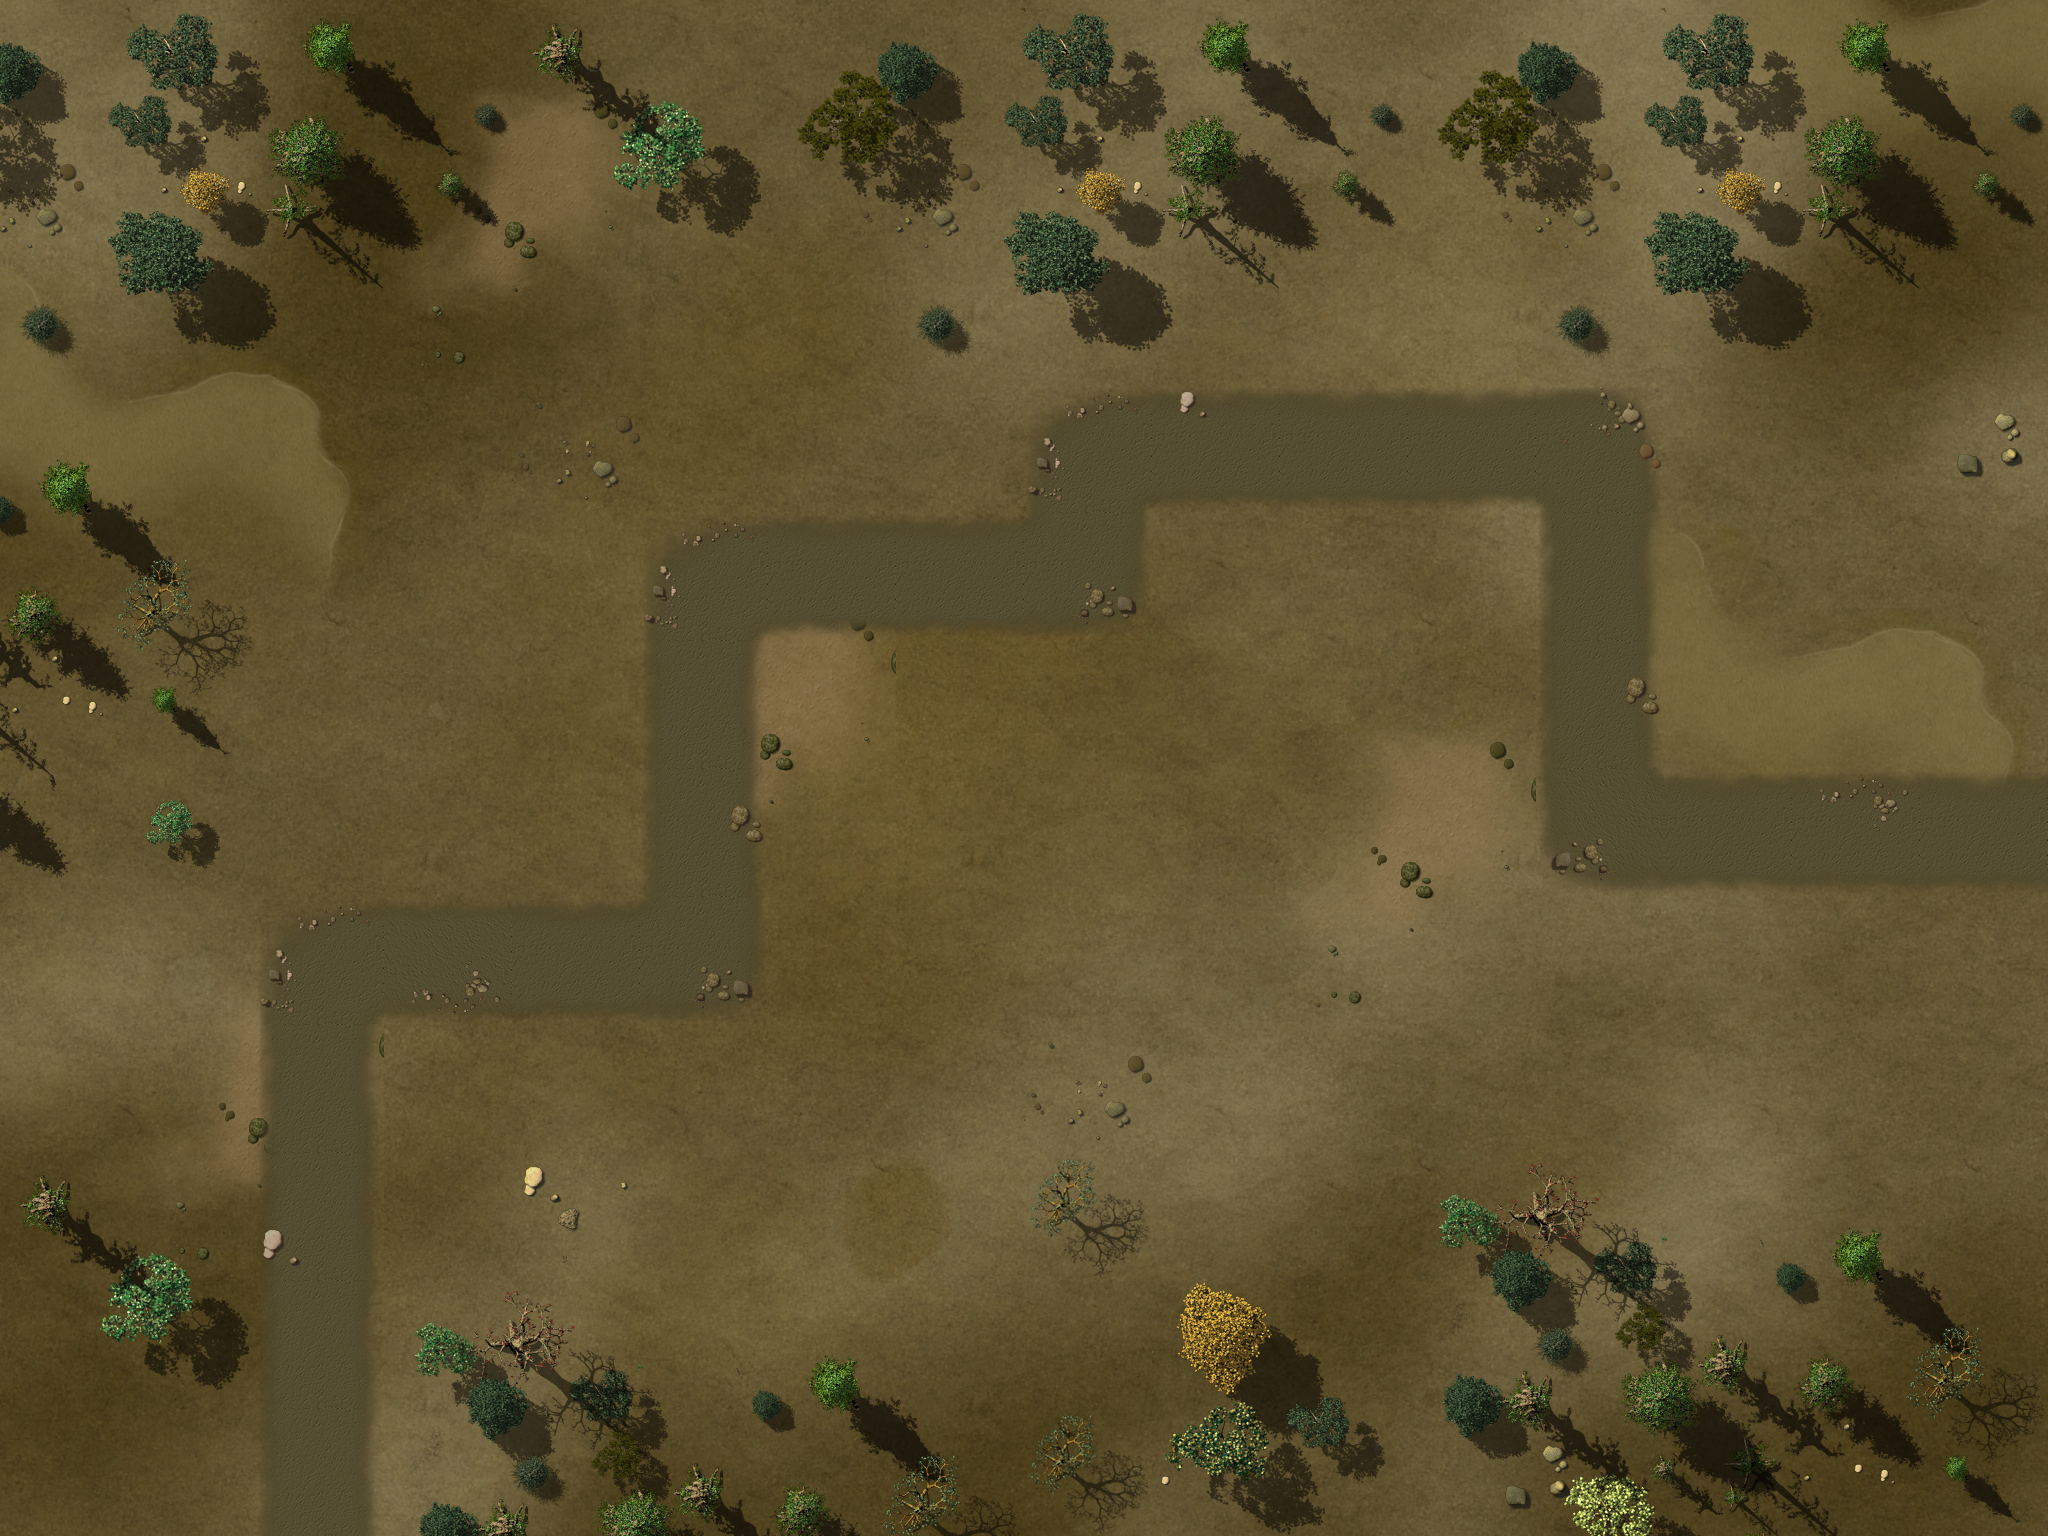

A level layout from a 2D game, rendered from its tile map. Below: a short description, then the map file with tile-grid data replaced by summaries:
An orthogonal 16x12 tile map with 128x128 px tiles, 4 tile layers (Ground, Objects1, Objects2, Path), 1 hidden layer not drawn, 3 tilesets and 15 objects.

<map version="1.0" orientation="orthogonal" width="16" height="12" tilewidth="128" tileheight="128">
 <properties>
<property name="wave01" value="1,1,1,1,1,1,1,1,1,1,1,1,1,1,1,2,2,1,1,1,1,1,1" />
<property name="wave02" value="1,2,1,1,1,2,10,10,10,2,10,10,1,1,2,2,1,1,10,10,10,10,10,2,2,1,1" />
<property name="wave03" value="1,1,1,2,4,4,1,1,1,4,1,2,1,2,1,1,4,4,1,1,2" />
<property name="wave04" value="1,2,1,1,1,2,3,10,10,10,2,10,10,1,1,2,2,1,1,10,10,10,10,10,2,2,1,1" />
<property name="wave05" value="10,10,10,10,10,10,10,10,10,10,10,10,10,10,10,10,10,10,10,10,10,10,10,10,10,10,10,10,10,10,10,10,10,10,10,10,10,10,10,10,10" />
<property name="wave06" value="10,10,10,10,10,10,10,10,1,1,1,2,2,4,4,4,10,10,10,10,4,10,2,1,1,10,10,10,10,4,4,2,10,1,1,1,1" />
<property name="wave07" value="4,2,4,2,4,2,1,2,1,4,10,10,10,3,10,10,10,4,4,4,2,4,10,10,10,1,1,10,1,10,10,1" />
<property name="wave08" value="1,1,1,1,10,10,10,2,4,2,4,1,1,1,10,10,10,10,1,1,1,2,2,4,4,2,10,10,10,10" />
<property name="wave09" value="1,1,10,10,3,10,10,10,2,10,10,1,1,4,2,4,1,1,1,1,1,4,2,10,10,10,10,1,1,1,1,1" />
<property name="wave10" value="10,10,10,10,10,10,10,10,10,10,10,10,10,10,10,10,10,10,10,10,10,10,10,100,10,10,10,10,10,10,10,10,10,10,10,10,10,1,1,1,1,10,10,10,10,10,10" />
<property name="wave11" value="4,2,4,2,4,2,1,2,1,4,10,10,10,10,10,10,4,4,4,2,4,10,10,10,1,1,10,1,10,10,1" />
<property name="wave12" value="10,10,10,10,10,10,3,10,10,10,10,10,10,10,10,10,10,10,10,10,10,10,10,10,10,10,2,10,1,1,1,1,3" />
<property name="wave13" value="2,3,4,1,1,1,1,2,2,4,4,1,1,2,1,1,4,2,4,1,1,1,1,1,3,1,1,1,1,5,5" />
<property name="wave14" value="10,10,10,10,10,10,3,10,10,10,5,5,5,5,1,1,1,10,10,10,10,3,10,5,5,5,5,2" />
<property name="wave15" value="3,1,10,10,10,10,10,10,10,10,10,10,10,1,1,1,1,4,4,2,3,10,10,10,10,10,10,1,1,1,5,5,5,5" />
<property name="wave16" value="10,10,10,10,10,3,10,10,10,1,1,1,2,2,4,4,4,10,10,10,10,4,10,2,1,1,10,10,10,10,4,4,2,10,1,1,1,1" />
<property name="wave17" value="10,10,10,1,10,10,10,1,10,10,10,10,10,1,10,10,10,10,10,10,1,10,10,1,10,10,10,10,1,10,10,10,10,2,10,10,2,10,10,2" />
<property name="wave18" value="2,10,10,10,3,10,10,10,10,4,4,4,4,2,5,5,5,5,1,1,1,1,10,10,10,2" />
<property name="wave19" value="5,4,2,1,5,4,2,1,5,4,3,2,1,5,1,5,2,4,2,1,10,10,10,2,1,1,1,5" />
<property name="wave20" value="1,1,3,1,5,5,5,5,1,2,5,1,1,1,5,5,5,5,1,1,1,1,101,10,10,10,3,1,1,1,4,1" />
<property name="wave21" value="10,10,10,1,10,10,10,1,10,10,10,10,10,1,10,10,10,10,10,10,1,10,10,1,10,10,10,10,1,10,10,10,10,2,10,10,2,10,10,2" />
<property name="wave22" value="6,7,7,2,2,2,4,1,4,1,4,4,2,1,1,1,7,7,7,2,5,5,5,4,9,9,3,1,1,3" />
<property name="wave23" value="7,7,6,4,4,4,3,1,1,1,2,5,5,5,6,1,3,2,2,7,7,5,5,5,4" />
<property name="wave24" value="3,1,2,1,1,1,2,10,10,10,2,10,10,1,1,2,2,1,1,10,10,10,10,10,2,2,1,1" />
<property name="wave25" value="3,10,10,10,10,10,6,10,4,4,2,4,4,10,10,10,10,4,4,2,10,10,10,4,10,10,10,10,10,10,10,2,4,4,5,5,5,5,5,6" />
 </properties>
 <tileset firstgid="1" name="ground" tilewidth="128" tileheight="128">
  <image source="tilesWorld1.png" width="2048" height="2048" />
 </tileset>
 <tileset firstgid="257" name="path" tilewidth="128" tileheight="128">
  <image source="path01.png" width="512" height="512" />
 </tileset>
 <tileset firstgid="273" name="Ground" tilewidth="2048" tileheight="1536">
  <image source="ground1.jpg" width="2048" height="1536" />
 </tileset>
 <layer name="Ground" width="16" height="12">
  <data>[192 cells, 2 non-empty, 2 distinct tile ids]</data>
 </layer>
 <layer name="Objects1" width="16" height="12">
  <data>[192 cells, 58 non-empty, 24 distinct tile ids]</data>
 </layer>
 <layer name="Objects2" width="16" height="12">
  <data>[192 cells, 82 non-empty, 37 distinct tile ids]</data>
 </layer>
 <objectgroup name="Objects3" width="16" height="12">
  <object gid="127" x="1454" y="644" />
  <object gid="127" x="560" y="918" />
 </objectgroup>
 <layer name="Path" width="16" height="12">
  <data>[192 cells, 25 non-empty, 9 distinct tile ids]</data>
 </layer>
 <objectgroup name="Locked" width="16" height="12">
  <object x="2432" y="256" />
  <object x="0" y="0" width="2048" height="256" />
  <object x="0" y="1280" width="256" height="256" />
  <object x="128" y="256" width="128" height="128" />
  <object x="896" y="256" width="256" height="128" />
  <object x="1536" y="256" width="256" height="128" />
  <object x="1408" y="1152" width="256" height="128" />
  <object x="0" y="256" width="128" height="1024" />
  <object x="1088" y="1088" width="128" height="128" />
  <object x="128" y="512" width="128" height="384" />
  <object x="384" y="1280" width="1664" height="256" />
  <object x="1920" y="256" width="128" height="1024" />
 </objectgroup>
 <objectgroup name="Waypoints" width="16" height="12">
  <object x="0" y="512">
   <polyline points="317,1112 320,452 708,451 705,61 1080,57 1085,-64 1598,-64 1603,325 2216,322" />
  </object>
 </objectgroup>
 <layer name="blendAdd" width="16" height="12" visible="0">
  <data>[192 cells, 0 non-empty, 0 distinct tile ids]</data>
 </layer>
</map>
